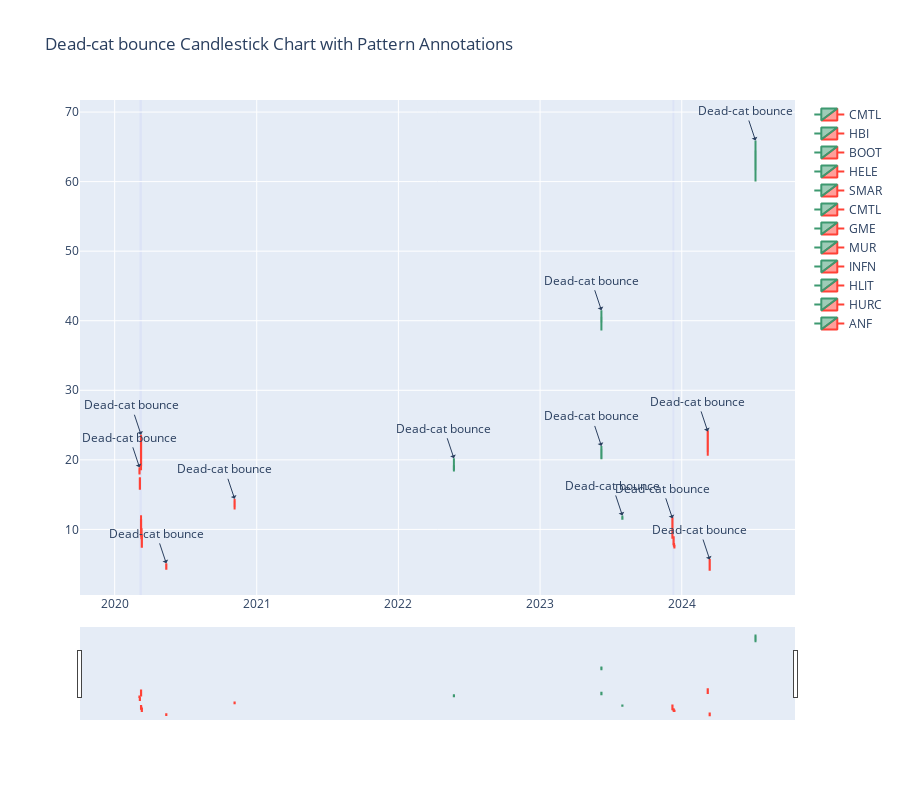

The notebook cell saved with this chart:
### Code cell
import pandas as pd
import plotly.graph_objects as go
import random


pattern = 'Dead-cat bounce'
n = 15

# Get all the rows with 'Head-and-shoulders top' chart pattern
head_and_shoulders_df = cleanedPatternDf[cleanedPatternDf['Chart Pattern'] == pattern]

# Get a random sample of 10 rows
random_head_and_shoulders_df = head_and_shoulders_df.sample(n=n)

# Initialize the figure
fig = go.Figure()

# Loop through the random sample
for index, row in random_head_and_shoulders_df.iterrows():
    symbol = row['Symbol']
    start_date = row['Start']
    end_date = row['End']
    
    # Adjust the date range to include a 5-day padding
    padded_start_date = start_date - pd.Timedelta(days=0)
    padded_end_date = end_date + pd.Timedelta(days=0)
    
    # Read the CSV file for the symbol but efore check if the csv file exists , if not skip this iteration
    try:
        symbol_df = pd.read_csv(f'Datasets/OHLS data/{symbol}.csv')
    except FileNotFoundError:
        # print(f"Data not found for {symbol}. Skipping...")
        continue

    # convert the data column to datetime type
    symbol_df['Date'] = pd.to_datetime(symbol_df['Date'])

    
    # Filter the DataFrame to include only the date range of the pattern with padding
    symbol_df_filtered = symbol_df[(symbol_df['Date'] >= padded_start_date) & (symbol_df['Date'] <= padded_end_date)]
    
    # Add the candlestick chart for the filtered date range
    fig.add_trace(go.Candlestick(x=symbol_df_filtered['Date'],
                                 open=symbol_df_filtered['Open'],
                                 high=symbol_df_filtered['High'],
                                 low=symbol_df_filtered['Low'],
                                 close=symbol_df_filtered['Close'],
                                 name=symbol))
    
    # Add shaded area for pattern range
    fig.add_shape(
        type="rect",
        xref="x",
        yref="paper",
        x0=start_date,
        y0=0,
        x1=end_date,
        y1=1,
        fillcolor='rgba(0, 0, 255, 0.2)',
        opacity=0.2,
        layer="below",
        line_width=0,
    )
    
    # Add annotation for pattern
    fig.add_annotation(x=start_date, y=symbol_df_filtered['High'].max(), text=pattern, showarrow=True, arrowhead=1)

# Update the layout
fig.update_layout(
    title=pattern+' Candlestick Chart with Pattern Annotations',
    height=800,
    autosize=True,
    yaxis={'fixedrange': False},
    xaxis={'fixedrange': False, 'rangeslider': {'visible': True}}
)

# Display the chart
fig.show()

### Figure 1 — Plotly figure (JSON) as saved in the notebook; plotly's stock layout.template omitted (floating-point values rounded to 4 significant figures)
{"data": [{"close": [4.19], "high": [5.67], "low": [4.13], "name": "CMTL", "open": [5.61], "type": "candlestick", "x": ["2024-03-13T00:00:00"]}, {"close": [13.33], "high": [14.4], "low": [12.85], "name": "HBI", "open": [14], "type": "candlestick", "x": ["2020-11-05T00:00:00"]}, {"close": [19.23], "high": [23.61], "low": [18.5], "name": "BOOT", "open": [23.22], "type": "candlestick", "x": ["2020-03-09T00:00:00"]}, {"close": [64.33], "high": [65.91], "low": [60], "name": "HELE", "open": [61.79], "type": "candlestick", "x": ["2024-07-09T00:00:00"]}, {"close": [40.44], "high": [41.51], "low": [38.58], "name": "SMAR", "open": [39.9], "type": "candlestick", "x": ["2023-06-08T00:00:00"]}, {"close": [8.79, 7.87, 7.65, 7.54], "high": [11.6, 8.91, 7.94, 7.75], "low": [8.74, 7.79, 7.56, 7.26], "name": "CMTL", "open": [11.6, 8.87, 7.9, 7.67], "type": "candlestick", "x": ["2023-12-08T00:00:00", "2023-12-11T00:00:00", "2023-12-12T00:00:00", "2023-12-13T00:00:00"]}, {"close": [21.44], "high": [22], "low": [20.1], "name": "GME", "open": [20.3], "type": "candlestick", "x": ["2023-06-08T00:00:00"]}, {"close": [18.16, 15.86, 9.12, 9.33, 7.5], "high": [18.93, 17.49, 12.03, 10.13, 9.18], "low": [17.89, 15.84, 9.06, 8.58, 7.41], "name": "MUR", "open": [18.51, 17.27, 11.36, 10.03, 8.97], "type": "candlestick", "x": ["2020-03-05T00:00:00", "2020-03-06T00:00:00", "2020-03-09T00:00:00", "2020-03-10T00:00:00", "2020-03-11T00:00:00"]}, {"close": [4.33], "high": [5.12], "low": [4.21], "name": "INFN", "open": [4.93], "type": "candlestick", "x": ["2020-05-13T00:00:00"]}, {"close": [11.63], "high": [12.01], "low": [11.45], "name": "HLIT", "open": [11.54], "type": "candlestick", "x": ["2023-08-01T00:00:00"]}, {"close": [21.23], "high": [24.09], "low": [20.6], "name": "HURC", "open": [24.08], "type": "candlestick", "x": ["2024-03-08T00:00:00"]}, {"close": [19.09], "high": [20.23], "low": [18.31], "name": "ANF", "open": [18.7], "type": "candlestick", "x": ["2022-05-24T00:00:00"]}], "layout": {"annotations": [{"arrowhead": 1, "showarrow": true, "text": "Dead-cat bounce", "x": "2024-03-13T00:00:00", "y": 5.67}, {"arrowhead": 1, "showarrow": true, "text": "Dead-cat bounce", "x": "2020-11-05T00:00:00", "y": 14.4}, {"arrowhead": 1, "showarrow": true, "text": "Dead-cat bounce", "x": "2020-03-09T00:00:00", "y": 23.61}, {"arrowhead": 1, "showarrow": true, "text": "Dead-cat bounce", "x": "2024-07-09T00:00:00", "y": 65.91}, {"arrowhead": 1, "showarrow": true, "text": "Dead-cat bounce", "x": "2023-06-08T00:00:00", "y": 41.51}, {"arrowhead": 1, "showarrow": true, "text": "Dead-cat bounce", "x": "2023-12-08T00:00:00", "y": 11.6}, {"arrowhead": 1, "showarrow": true, "text": "Dead-cat bounce", "x": "2023-06-08T00:00:00", "y": 22}, {"arrowhead": 1, "showarrow": true, "text": "Dead-cat bounce", "x": "2020-03-05T00:00:00", "y": 18.93}, {"arrowhead": 1, "showarrow": true, "text": "Dead-cat bounce", "x": "2020-05-13T00:00:00", "y": 5.12}, {"arrowhead": 1, "showarrow": true, "text": "Dead-cat bounce", "x": "2023-08-01T00:00:00", "y": 12.01}, {"arrowhead": 1, "showarrow": true, "text": "Dead-cat bounce", "x": "2024-03-08T00:00:00", "y": 24.09}, {"arrowhead": 1, "showarrow": true, "text": "Dead-cat bounce", "x": "2022-05-24T00:00:00", "y": 20.23}], "autosize": true, "height": 800, "shapes": [{"fillcolor": "rgba(0, 0, 255, 0.2)", "layer": "below", "line": {"width": 0}, "opacity": 0.2, "type": "rect", "x0": "2024-03-13T00:00:00", "x1": "2024-03-13T00:00:00", "xref": "x", "y0": 0, "y1": 1, "yref": "paper"}, {"fillcolor": "rgba(0, 0, 255, 0.2)", "layer": "below", "line": {"width": 0}, "opacity": 0.2, "type": "rect", "x0": "2020-11-05T00:00:00", "x1": "2020-11-05T00:00:00", "xref": "x", "y0": 0, "y1": 1, "yref": "paper"}, {"fillcolor": "rgba(0, 0, 255, 0.2)", "layer": "below", "line": {"width": 0}, "opacity": 0.2, "type": "rect", "x0": "2020-03-09T00:00:00", "x1": "2020-03-09T00:00:00", "xref": "x", "y0": 0, "y1": 1, "yref": "paper"}, {"fillcolor": "rgba(0, 0, 255, 0.2)", "layer": "below", "line": {"width": 0}, "opacity": 0.2, "type": "rect", "x0": "2024-07-09T00:00:00", "x1": "2024-07-09T00:00:00", "xref": "x", "y0": 0, "y1": 1, "yref": "paper"}, {"fillcolor": "rgba(0, 0, 255, 0.2)", "layer": "below", "line": {"width": 0}, "opacity": 0.2, "type": "rect", "x0": "2023-06-08T00:00:00", "x1": "2023-06-08T00:00:00", "xref": "x", "y0": 0, "y1": 1, "yref": "paper"}, {"fillcolor": "rgba(0, 0, 255, 0.2)", "layer": "below", "line": {"width": 0}, "opacity": 0.2, "type": "rect", "x0": "2023-12-08T00:00:00", "x1": "2023-12-13T00:00:00", "xref": "x", "y0": 0, "y1": 1, "yref": "paper"}, {"fillcolor": "rgba(0, 0, 255, 0.2)", "layer": "below", "line": {"width": 0}, "opacity": 0.2, "type": "rect", "x0": "2023-06-08T00:00:00", "x1": "2023-06-08T00:00:00", "xref": "x", "y0": 0, "y1": 1, "yref": "paper"}, {"fillcolor": "rgba(0, 0, 255, 0.2)", "layer": "below", "line": {"width": 0}, "opacity": 0.2, "type": "rect", "x0": "2020-03-05T00:00:00", "x1": "2020-03-11T00:00:00", "xref": "x", "y0": 0, "y1": 1, "yref": "paper"}, {"fillcolor": "rgba(0, 0, 255, 0.2)", "layer": "below", "line": {"width": 0}, "opacity": 0.2, "type": "rect", "x0": "2020-05-13T00:00:00", "x1": "2020-05-13T00:00:00", "xref": "x", "y0": 0, "y1": 1, "yref": "paper"}, {"fillcolor": "rgba(0, 0, 255, 0.2)", "layer": "below", "line": {"width": 0}, "opacity": 0.2, "type": "rect", "x0": "2023-08-01T00:00:00", "x1": "2023-08-01T00:00:00", "xref": "x", "y0": 0, "y1": 1, "yref": "paper"}, {"fillcolor": "rgba(0, 0, 255, 0.2)", "layer": "below", "line": {"width": 0}, "opacity": 0.2, "type": "rect", "x0": "2024-03-08T00:00:00", "x1": "2024-03-08T00:00:00", "xref": "x", "y0": 0, "y1": 1, "yref": "paper"}, {"fillcolor": "rgba(0, 0, 255, 0.2)", "layer": "below", "line": {"width": 0}, "opacity": 0.2, "type": "rect", "x0": "2022-05-24T00:00:00", "x1": "2022-05-24T00:00:00", "xref": "x", "y0": 0, "y1": 1, "yref": "paper"}], "title": {"text": "Dead-cat bounce Candlestick Chart with Pattern Annotations"}, "xaxis": {"fixedrange": false, "rangeslider": {"visible": true}}, "yaxis": {"fixedrange": false}}}
